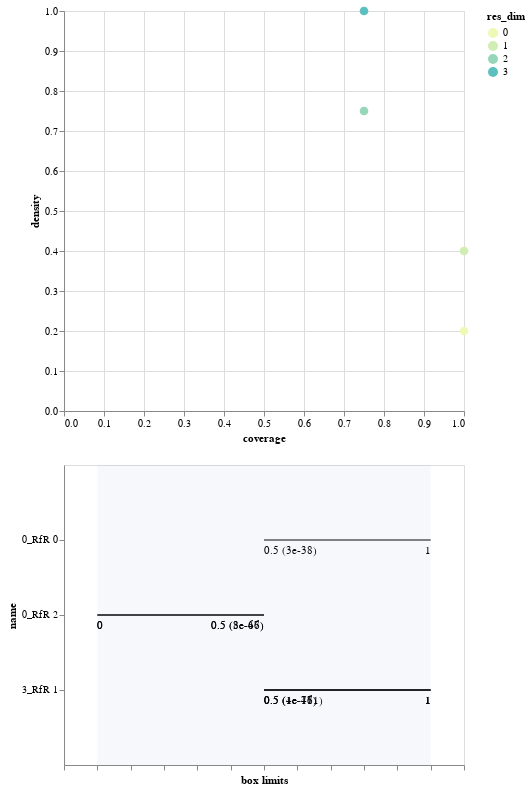

The notebook cell saved with this chart:
### Code cell
outcomes = pd.DataFrame(outcomes)
outcomes_interest = outcomes['Gelderland Total Investment Costs'] > np.percentile(outcomes['Gelderland Total Investment Costs'],80)
experiments_uncertain = experiments.iloc[:,:19]

from ema_workbench.analysis import prim

prim_alg = prim.Prim(experiments, outcomes_interest, threshold=0.8, peel_alpha=0.01)
box1 = prim_alg.find_box()

box1.inspect_tradeoff()

### Figure 1 — Vega-Lite specification as saved in the notebook (floating-point values rounded to 4 significant figures)
{"$schema": "https://vega.github.io/schema/vega-lite/v3.4.0.json", "config": {"mark": {"tooltip": null}, "view": {"height": 300, "width": 400}}, "datasets": {"data-3904b3ad8f92642e79e2c851df887415": [{"id": 1, "maximum": 1, "minimum": 0, "name": "3_RfR 1", "qp_lower": 1.461e-47, "qp_upper": -1, "x1": 0.5, "x2": 1}, {"id": 2, "maximum": 1, "minimum": 0, "name": "0_RfR 2", "qp_lower": -1, "qp_upper": 7.798e-46, "x1": 0, "x2": 0.5}, {"id": 2, "maximum": 1, "minimum": 0, "name": "3_RfR 1", "qp_lower": 1.157e-76, "qp_upper": -1, "x1": 0.5, "x2": 1}, {"id": 3, "maximum": 1, "minimum": 0, "name": "0_RfR 0", "qp_lower": 3.299e-38, "qp_upper": -1, "x1": 0.5, "x2": 1}, {"id": 3, "maximum": 1, "minimum": 0, "name": "0_RfR 2", "qp_lower": -1, "qp_upper": 2.789e-67, "x1": 0, "x2": 0.5}, {"id": 3, "maximum": 1, "minimum": 0, "name": "3_RfR 1", "qp_lower": 4.045e-111, "qp_upper": -1, "x1": 0.5, "x2": 1}], "data-9387419ceeb58a1d0f08e880506aeca3": [{"coverage": 1, "density": 0.2, "id": 0, "mass": 1, "mean": 0.2, "res_dim": 0}, {"coverage": 1, "density": 0.4, "id": 1, "mass": 0.5, "mean": 0.4, "res_dim": 1}, {"coverage": 0.75, "density": 0.75, "id": 2, "mass": 0.2, "mean": 0.75, "res_dim": 2}, {"coverage": 0.75, "density": 1, "id": 3, "mass": 0.15, "mean": 1, "res_dim": 3}], "data-bb8d07f6df3d47a6a475317795287b23": [{"end": 1, "start": 0}], "data-d751713988987e9331980363e24189ce": []}, "vconcat": [{"data": {"name": "data-9387419ceeb58a1d0f08e880506aeca3"}, "encoding": {"color": {"field": "res_dim", "scale": {"range": ["#eff9b6", "#d0edb3", "#97d6b9", "#5dc0c0", "#31a5c2", "#1f80b8", "#2354a3", "#21318d"]}, "type": "ordinal"}, "opacity": {"condition": {"selection": "selector007", "value": 1}, "value": 0.4}, "tooltip": [{"field": "id", "type": "ordinal"}, {"field": "coverage", "format": ".2", "type": "quantitative"}, {"field": "density", "format": ".2", "type": "quantitative"}, {"field": "res_dim", "type": "ordinal"}], "x": {"field": "coverage", "type": "quantitative"}, "y": {"field": "density", "type": "quantitative"}}, "height": 400, "mark": {"size": 75, "type": "circle"}, "selection": {"selector007": {"fields": ["id"], "type": "single"}}, "width": 400}, {"layer": [{"data": {"name": "data-3904b3ad8f92642e79e2c851df887415"}, "encoding": {"x": {"axis": {"grid": false, "labels": false, "title": "box limits"}, "field": "x_lower", "scale": {"domain": [0, 1], "padding": 0.1}, "type": "quantitative"}, "x2": {"field": "x_upper"}, "y": {"field": "name", "scale": {"padding": 1}, "type": "nominal"}}, "mark": "rule", "transform": [{"as": "x_lower", "calculate": "(datum.x1-datum.minimum)/(datum.maximum-datum.minimum)"}, {"as": "x_upper", "calculate": "(datum.x2-datum.minimum)/(datum.maximum-datum.minimum)"}, {"filter": {"selection": "selector007"}}], "width": 400}, {"data": {"name": "data-3904b3ad8f92642e79e2c851df887415"}, "encoding": {"text": {"field": "text", "type": "ordinal"}, "x": {"axis": {"grid": false, "labels": false, "title": "box limits"}, "field": "x_lower", "scale": {"domain": [0, 1], "padding": 0.1}, "type": "quantitative"}, "x2": {"field": "x_upper"}, "y": {"field": "name", "scale": {"padding": 1}, "type": "nominal"}}, "mark": {"align": "left", "baseline": "top", "dy": 5, "type": "text"}, "transform": [{"as": "x_lower", "calculate": "(datum.x1-datum.minimum)/(datum.maximum-datum.minimum)"}, {"as": "x_upper", "calculate": "(datum.x2-datum.minimum)/(datum.maximum-datum.minimum)"}, {"filter": {"selection": "selector007"}}, {"as": "text", "calculate": "datum.qp_lower>0?format(datum.x1, \".2\")+\" (\"+format(datum.qp_lower, \".1~g\")+\")\" :format(datum.x1, \".2\")"}], "width": 400}, {"data": {"name": "data-3904b3ad8f92642e79e2c851df887415"}, "encoding": {"text": {"field": "text", "type": "ordinal"}, "x": {"field": "x_upper", "type": "quantitative"}, "x2": {"field": "x_upper"}, "y": {"field": "name", "scale": {"padding": 1}, "type": "nominal"}}, "mark": {"align": "right", "baseline": "top", "dy": 5, "type": "text"}, "transform": [{"as": "x_lower", "calculate": "(datum.x1-datum.minimum)/(datum.maximum-datum.minimum)"}, {"as": "x_upper", "calculate": "(datum.x2-datum.minimum)/(datum.maximum-datum.minimum)"}, {"filter": {"selection": "selector007"}}, {"as": "text", "calculate": "datum.qp_upper>0?format(datum.x2, \".2\")+\" (\"+format(datum.qp_upper, \".1\")+\")\" :format(datum.x2, \".2\")"}], "width": 400}, {"data": {"name": "data-bb8d07f6df3d47a6a475317795287b23"}, "encoding": {"x": {"field": "start", "type": "quantitative"}, "x2": {"field": "end"}}, "mark": {"opacity": 0.05, "type": "rect"}}, {"data": {"name": "data-d751713988987e9331980363e24189ce"}, "encoding": {"x": {"field": "x", "type": "quantitative"}, "y": {"field": "name", "type": "nominal"}}, "mark": "point", "transform": [{"filter": {"selection": "selector007"}}], "width": 400}, {"data": {"name": "data-d751713988987e9331980363e24189ce"}, "encoding": {"text": {"field": "item", "type": "nominal"}, "x": {"field": "x", "type": "quantitative"}, "y": {"field": "name", "type": "nominal"}}, "mark": {"align": "center", "baseline": "top", "dy": 5, "type": "text"}, "transform": [{"filter": {"selection": "selector007"}}], "width": 400}]}]}
